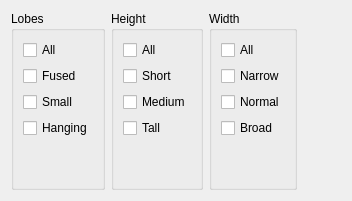
       <widget class="QWidget" name="ears">
        <layout class="QHBoxLayout" name="horizontalLayout_27">
         <item>
          <widget class="QGroupBox" name="groupBox_73">
           <property name="title">
            <string>Lobes</string>
           </property>
           <layout class="QVBoxLayout" name="verticalLayout_71">
            <item>
             <widget class="QCheckBox" name="checkBox_328">
              <property name="text">
               <string>All</string>
              </property>
             </widget>
            </item>
            <item>
             <widget class="QCheckBox" name="checkBox_329">
              <property name="text">
               <string>Fused</string>
              </property>
             </widget>
            </item>
            <item>
             <widget class="QCheckBox" name="checkBox_330">
              <property name="text">
               <string>Small</string>
              </property>
             </widget>
            </item>
            <item>
             <widget class="QCheckBox" name="checkBox_331">
              <property name="text">
               <string>Hanging</string>
              </property>
             </widget>
            </item>
            <item>
             <spacer name="verticalSpacer_65">
              <property name="orientation">
               <enum>Qt::Vertical</enum>
              </property>
              <property name="sizeHint" stdset="0">
               <size>
                <width>20</width>
                <height>40</height>
               </size>
              </property>
             </spacer>
            </item>
           </layout>
          </widget>
         </item>
         <item>
          <widget class="QGroupBox" name="groupBox_74">
           <property name="title">
            <string>Height</string>
           </property>
           <layout class="QVBoxLayout" name="verticalLayout_72">
            <item>
             <widget class="QCheckBox" name="checkBox_332">
              <property name="text">
               <string>All</string>
              </property>
             </widget>
            </item>
            <item>
             <widget class="QCheckBox" name="checkBox_333">
              <property name="text">
               <string>Short</string>
              </property>
             </widget>
            </item>
            <item>
             <widget class="QCheckBox" name="checkBox_334">
              <property name="text">
               <string>Medium</string>
              </property>
             </widget>
            </item>
            <item>
             <widget class="QCheckBox" name="checkBox_335">
              <property name="text">
               <string>Tall</string>
              </property>
             </widget>
            </item>
            <item>
             <spacer name="verticalSpacer_66">
              <property name="orientation">
               <enum>Qt::Vertical</enum>
              </property>
              <property name="sizeHint" stdset="0">
               <size>
                <width>20</width>
                <height>40</height>
               </size>
              </property>
             </spacer>
            </item>
           </layout>
          </widget>
         </item>
         <item>
          <widget class="QGroupBox" name="groupBox_75">
           <property name="title">
            <string>Width</string>
           </property>
           <layout class="QVBoxLayout" name="verticalLayout_73">
            <item>
             <widget class="QCheckBox" name="checkBox_336">
              <property name="text">
               <string>All</string>
              </property>
             </widget>
            </item>
            <item>
             <widget class="QCheckBox" name="checkBox_337">
              <property name="text">
               <string>Narrow</string>
              </property>
             </widget>
            </item>
            <item>
             <widget class="QCheckBox" name="checkBox_338">
              <property name="text">
               <string>Normal</string>
              </property>
             </widget>
            </item>
            <item>
             <widget class="QCheckBox" name="checkBox_339">
              <property name="text">
               <string>Broad</string>
              </property>
             </widget>
            </item>
            <item>
             <spacer name="verticalSpacer_67">
              <property name="orientation">
               <enum>Qt::Vertical</enum>
              </property>
              <property name="sizeHint" stdset="0">
               <size>
                <width>20</width>
                <height>40</height>
               </size>
              </property>
             </spacer>
            </item>
           </layout>
          </widget>
         </item>
         <item>
          <spacer name="horizontalSpacer_33">
           <property name="orientation">
            <enum>Qt::Horizontal</enum>
           </property>
           <property name="sizeHint" stdset="0">
            <size>
             <width>44</width>
             <height>20</height>
            </size>
           </property>
          </spacer>
         </item>
        </layout>
       </widget>
